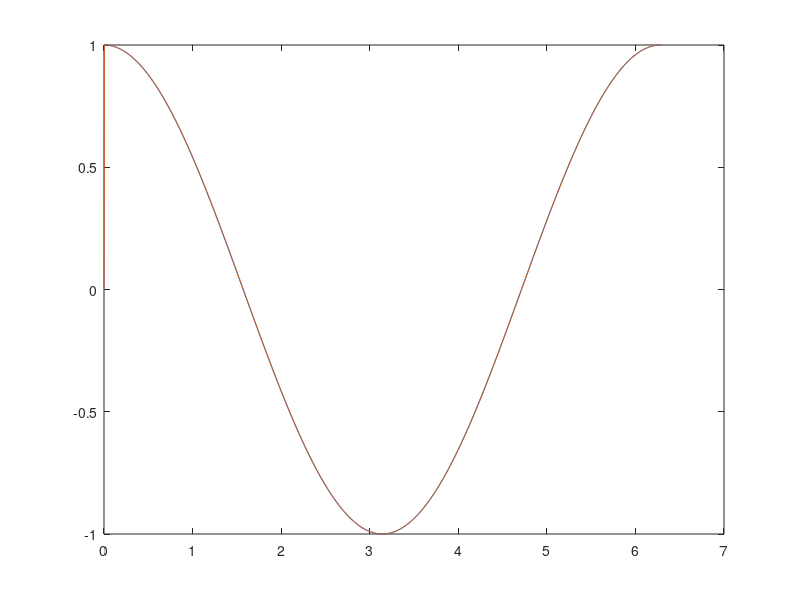

Write MATLAB code to recreate this figure.
%Prueba matriz de diferenciaci[on
clc
clear 
close all

zlims=[0 2*pi];
n=3;
mz=500;
%Matriz dif finitas


%AD=global_spectral_differentiation_matrix( zlims, n, mz);

x=linspace(zlims(1),zlims(2),n*mz)';
dx=x(2)-x(1);
AD=full(gallery('tridiag',n*mz,-1,1,0))./(dx);
AD(1,2)=0;
AD(1,1)=1;
ana=sin(x);

%Vector mano derecha
b=cos(x);

num=AD*ana;

%PLot
plot(x,b)
hold on
plot(x,num)



